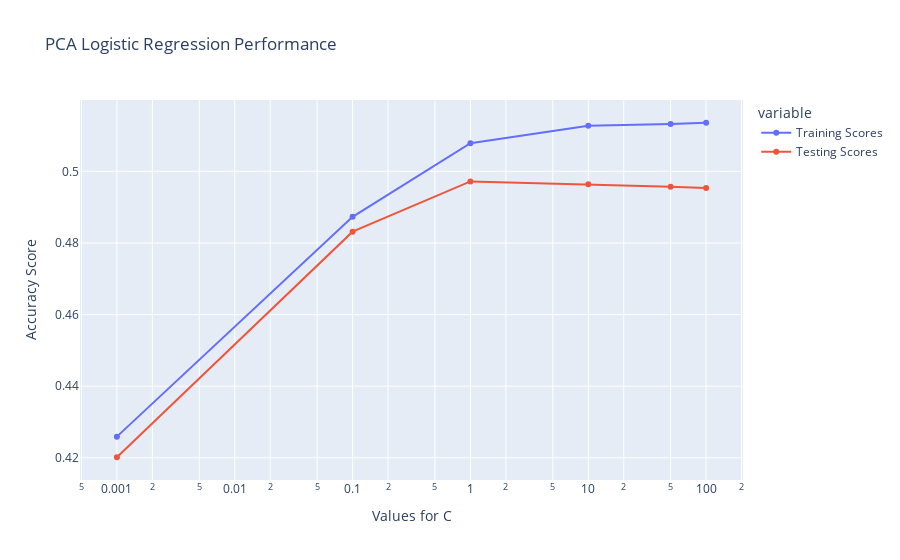

Notebook cell for this chart:
### Code cell
fig = px.line(title='PCA Logistic Regression Performance', x=c_range , y=[training_scores, testing_scores])

fig.update_traces(mode='markers+lines')

fig.update_xaxes(title_text="Values for C", type="log")
fig.update_yaxes(title_text="Accuracy Score")

fig.data[0].name="Training Scores"
fig.data[1].name="Testing Scores"
fig.update_traces(mode='markers+lines', showlegend=True)

fig.show()

### Figure 1 — Plotly figure (JSON) as saved in the notebook; plotly's stock layout.template omitted (floating-point values rounded to 4 significant figures)
{"data": [{"hovertemplate": "variable=wide_variable_0<br>x=%{x}<br>value=%{y}<extra></extra>", "legendgroup": "wide_variable_0", "line": {"color": "#636efa", "dash": "solid"}, "mode": "markers+lines", "name": "Training Scores", "orientation": "v", "showlegend": true, "type": "scatter", "x": [0.001, 0.1, 1, 10, 50, 100], "xaxis": "x", "y": [0.4259, 0.4873, 0.5079, 0.5128, 0.5132, 0.5136], "yaxis": "y"}, {"hovertemplate": "variable=wide_variable_1<br>x=%{x}<br>value=%{y}<extra></extra>", "legendgroup": "wide_variable_1", "line": {"color": "#EF553B", "dash": "solid"}, "mode": "markers+lines", "name": "Testing Scores", "orientation": "v", "showlegend": true, "type": "scatter", "x": [0.001, 0.1, 1, 10, 50, 100], "xaxis": "x", "y": [0.4201, 0.4832, 0.4972, 0.4964, 0.4957, 0.4953], "yaxis": "y"}], "layout": {"autosize": true, "legend": {"title": {"text": "variable"}, "tracegroupgap": 0}, "title": {"text": "PCA Logistic Regression Performance"}, "xaxis": {"anchor": "y", "autorange": true, "domain": [0, 1], "range": [-3.311, 2.311], "title": {"text": "Values for C"}, "type": "log"}, "yaxis": {"anchor": "x", "autorange": true, "domain": [0, 1], "range": [0.4124, 0.5213], "title": {"text": "Accuracy Score"}, "type": "linear"}}}
